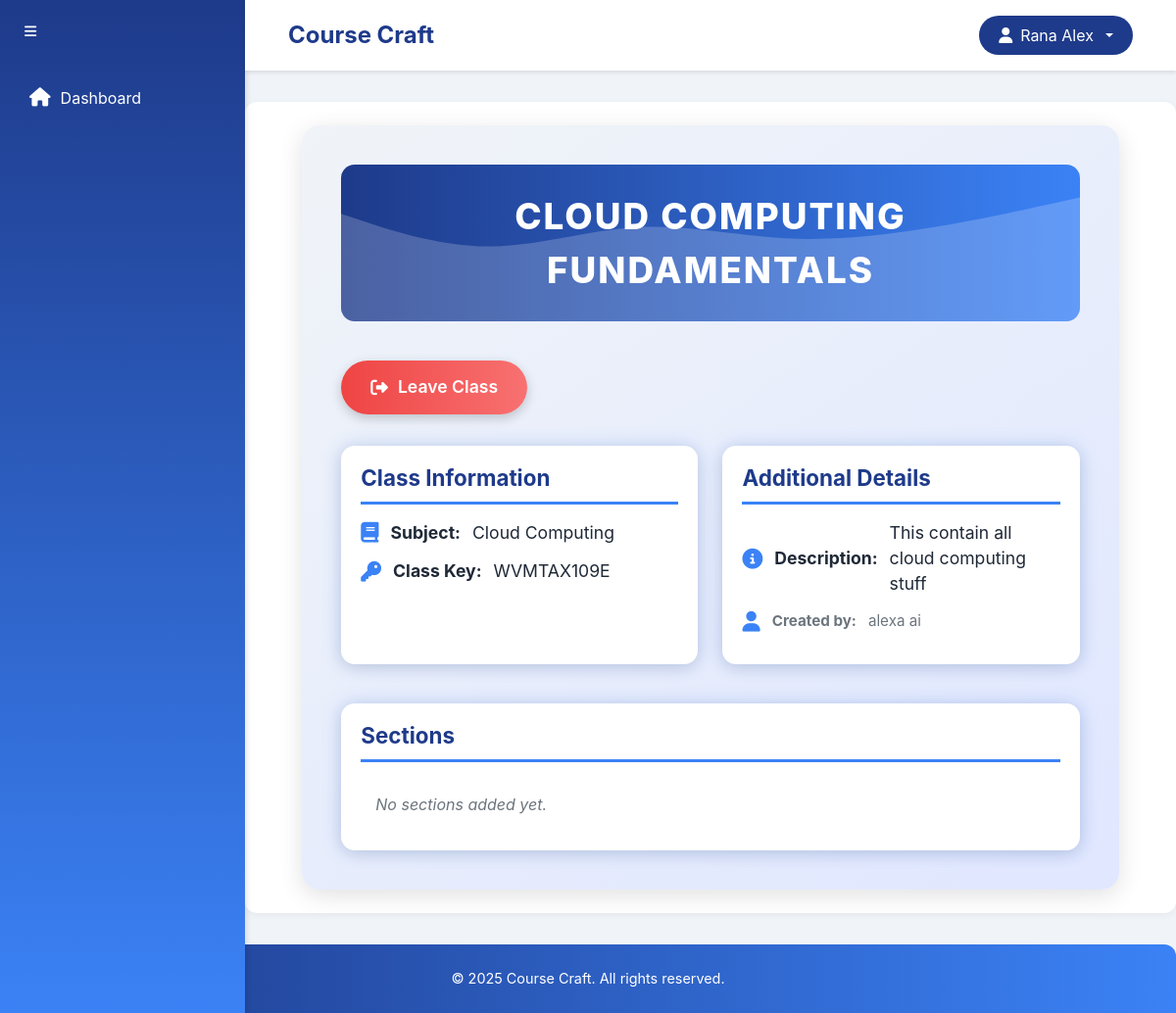
The page /student/class/2/ (signed in) on the database its author committed.
### account/models.py (models this page shows, shortened)
class User(AbstractBaseUser, PermissionsMixin):
    username = models.CharField(max_length=150, unique=True)
    full_name = models.CharField(max_length=255)
    date_of_birth = models.DateField()
    email = models.EmailField(unique=True)
    is_teacher = models.IntegerField(default=0)  # 0 for student, 1 for teacher
    created_at = models.DateTimeField(default=timezone.now)
    is_active = models.BooleanField(default=True)
    is_staff = models.BooleanField(default=False)
    objects = UserManager()
    USERNAME_FIELD = 'username'
    REQUIRED_FIELDS = ['email', 'full_name', 'date_of_birth']

### teacher/models.py (models this page shows, shortened)
class Classroom(models.Model):
    class_name = models.CharField(max_length=100)
    subject = models.CharField(max_length=100)
    class_key = models.CharField(max_length=10, unique=True)
    description = models.TextField(blank=True)
    teacher = models.ForeignKey(User, on_delete=models.CASCADE, related_name='classes')
    created_at = models.DateTimeField(auto_now_add=True)

### student/views.py (the view)
# urls.py: path('class/<int:class_id>/', views.view_class, name='view_class'),
@login_required
def view_class(request, class_id):
    student_class = get_object_or_404(StudentClassroom, student=request.user, joined_class_id=class_id)
    class_detail = student_class.joined_class
    sections = class_detail.sections.all()
    return render(request, 'student/class_detail.html', {
        'class_obj': class_detail,
        'sections': sections
    })

### templates/student/class_detail.html (shortened to what this page needs)
{% extends 'student/base.html' %}
{% load static %}
{% block content %}
<link rel="stylesheet" href="{% static 'css/student/class_detail.css' %}">
<div class="detail-container">
    <div class="detail-hero">{{ class_obj.class_name }}</div>
    <button class="action-btn leave-class-btn" onclick="leaveClass()">
        <i class="fas fa-sign-out-alt"></i> Leave Class
    </button>
    <div class="detail-grid">
        <div class="detail-card">
            <h5>Class Information</h5>
            <p><i class="fas fa-book"></i> <strong>Subject:</strong> {{ class_obj.subject }}</p>
            <p><i class="fas fa-key"></i> <strong>Class Key:</strong> {{ class_obj.class_key }}</p>
        </div>
        <div class="detail-card">
            <h5>Additional Details</h5>
            <p><i class="fas fa-info-circle"></i> <strong>Description:</strong> {{ class_obj.description|default:"No description provided." }}</p>
            <p class="text-muted"><i class="fas fa-user"></i> <strong>Created by:</strong> {{ class_obj.teacher.full_name }}</p>
        </div>
    </div>
    <div class="detail-card">
        <h5>Sections</h5>
        <div class="section-list">
            {% for section in sections %}
                <div class="section-card">
                    <a href="{% url 'student:section_detail' class_obj.id section.id %}">
                        <i class="fas fa-layer-group"></i> {{ section.name }}
                    </a>
                </div>
            {% empty %}
                <div class="section-card no-sections">No sections added yet.</div>
            {% endfor %}
        </div>
    </div>
</div>
{% endblock %}

### templates/student/base.html (shortened to what this page needs)
<!DOCTYPE html>
<html lang="en">
<head>
    {% load static %}
    <link href="https://cdn.jsdelivr.net/npm/bootstrap@5.3.3/dist/css/bootstrap.min.css" rel="stylesheet">
    <link href="https://cdnjs.cloudflare.com/ajax/libs/font-awesome/6.4.2/css/all.min.css" rel="stylesheet">
    <link rel="stylesheet" href="{% static 'css/student/base.css' %}">
</head>
<body>
    <div class="bg-primary text-white position-fixed h-100 sidebar" id="sidebar">
        <button class="btn btn-sm text-white mt-3 ms-3" onclick="toggleSidebar()">
            <i class="fas fa-bars"></i>
        </button>
        <nav class="nav flex-column mt-4">
            <a class="nav-link" href="{% url 'dashboard' %}"><i class="fas fa-home"></i><span>Dashboard</span></a>
        </nav>
    </div>
    <div class="main-content" id="mainContent">
        <nav class="navbar navbar-expand-lg navbar-light bg-light">
            <div class="container-fluid justify-content-between">
                <span class="navbar-brand mb-0 h1">Course Craft</span>
                <div class="dropdown">
                    <button class="btn btn-secondary dropdown-toggle" type="button" id="userDropdown" data-bs-toggle="dropdown" aria-expanded="false">
                        <i class="fas fa-user"></i>
                        <span>{{ user.full_name }}</span>
                    </button>
                </div>
            </div>
        </nav>
        <main class="container py-4">
            {% block content %}{% endblock %}
        </main>
    </div>
    <footer class="mt-auto">
        © 2025 Course Craft. All rights reserved.
    </footer>
</body>
</html>

### static/css/student/base.css (style rules this page uses)
:root { --primary-blue: #1e3a8a; --secondary-blue: #3b82f6; --light-blue: #dbeafe; --text-color: #1f2937; }
body { min-height: 100vh; display: flex; flex-direction: column; font-family: 'Inter', -apple-system, BlinkMacSystemFont, sans-serif; background-color: #f0f4f8; }
.sidebar { width: 250px; transition: width 0.3s ease-in-out; background: linear-gradient(180deg, var(--primary-blue), var(--secondary-blue)); box-shadow: 2px 0 5px rgba(0,0,0,0.1); }
.sidebar .nav-link { color: white; padding: 12px 20px; border-radius: 8px; margin: 5px 10px; transition: all 0.3s ease; display: flex; align-items: center; gap: 10px; }
.sidebar .nav-link i { font-size: 1.2rem; }
.main-content { flex-grow: 1; margin-left: 250px; transition: margin-left 0.3s ease-in-out; }
.navbar { background: white !important; box-shadow: 0 2px 4px rgba(0,0,0,0.1); padding: 1rem 2rem; }
.navbar-brand { font-weight: 700; color: var(--primary-blue) !important; font-size: 1.5rem; }
.dropdown-toggle { background: var(--primary-blue) !important; border: none; border-radius: 25px; padding: 8px 20px; transition: all 0.3s ease; display: flex; align-items: center; gap: 8px; color: white; }
main { background: white; border-radius: 12px; box-shadow: 0 2px 8px rgba(0,0,0,0.05); margin: 2rem; padding: 2rem; }
footer { background: linear-gradient(90deg, var(--primary-blue), var(--secondary-blue)); color: white; padding: 1.5rem; text-align: center; font-size: 0.9rem; border-top-left-radius: 12px; border-top-right-radius: 12px; }

### static/css/student/class_detail.css (style rules this page uses)
.detail-container { max-width: 90%; margin: 0 auto; padding: 40px; background: linear-gradient(145deg, #f0f4f8, #e0e7ff); border-radius: 18px; box-shadow: 0 6px 24px rgba(0, 0, 0, 0.12); animation: fadeIn 0.7s ease-out; position: relative; overflow: hidden; }
.detail-hero { background: linear-gradient(90deg, var(--primary-blue, #1e3a8a) 0%, var(--secondary-blue, #3b82f6) 100%); padding: 25px; border-radius: 14px; text-align: center; color: white; font-weight: 800; font-size: 2.3rem; text-transform: uppercase; letter-spacing: 2px; position: relative; margin-bottom: 2.5rem; overflow: hidden; }
.detail-hero::before { content: ''; position: absolute; bottom: 0; left: 0; width: 100%; height: 100%; background-size: cover; animation: wave 8s linear infinite; }
.detail-grid { display: grid; grid-template-columns: repeat(2, 1fr); gap: 25px; margin-bottom: 2.5rem; }
.detail-card { background: white; border-radius: 14px; box-shadow: 0 4px 16px rgba(0, 0, 0, 0.1), 0 0 20px rgba(59, 130, 246, 0.2); padding: 20px; transition: transform 0.3s ease, box-shadow 0.3s ease; position: relative; }
.detail-card h5 { color: var(--primary-blue, #1e3a8a); font-weight: 700; font-size: 1.4rem; margin-bottom: 1rem; border-bottom: 3px solid var(--secondary-blue, #3b82f6); padding-bottom: 10px; }
.detail-card p { margin-bottom: 0.8rem; color: var(--text-color, #1f2937); font-size: 1.1rem; display: flex; align-items: center; gap: 12px; }
.detail-card p i { color: var(--secondary-blue, #3b82f6); font-size: 1.3rem; transition: transform 0.3s ease; }
.detail-card p.text-muted { color: #6c757d !important; font-size: 0.95rem; }
.action-btn { background: linear-gradient(90deg, #ef4444, #f87171); border: none; padding: 14px 30px; font-size: 1.1rem; font-weight: 600; border-radius: 50px; color: white; display: flex; align-items: center; gap: 10px; transition: background 0.3s ease, transform 0.3s ease, box-shadow 0.3s ease; box-shadow: 0 4px 12px rgba(0, 0, 0, 0.2); cursor: pointer; margin-bottom: 2rem; justify-content: center; }
.section-list { display: grid; grid-template-columns: repeat(auto-fill, minmax(250px, 1fr)); gap: 15px; padding: 0; }
.section-card { background: white; border-radius: 12px; box-shadow: 0 4px 12px rgba(0, 0, 0, 0.1), 0 0 15px rgba(59, 130, 246, 0.2); padding: 15px; transition: transform 0.3s ease, box-shadow 0.3s ease; position: relative; display: flex; align-items: center; gap: 10px; cursor: pointer; }
.section-card.no-sections { color: #6c757d; font-style: italic; cursor: default; box-shadow: none; }

### rows shown on the page
User: full_name "Rana Alex"
Classroom: class_name "CLOUD COMPUTING FUNDAMENTALS", subject "Cloud Computing", class_key "WVMTAX109E", description "This contain all cloud computing stuff", teacher.full_name "alexa ai"
